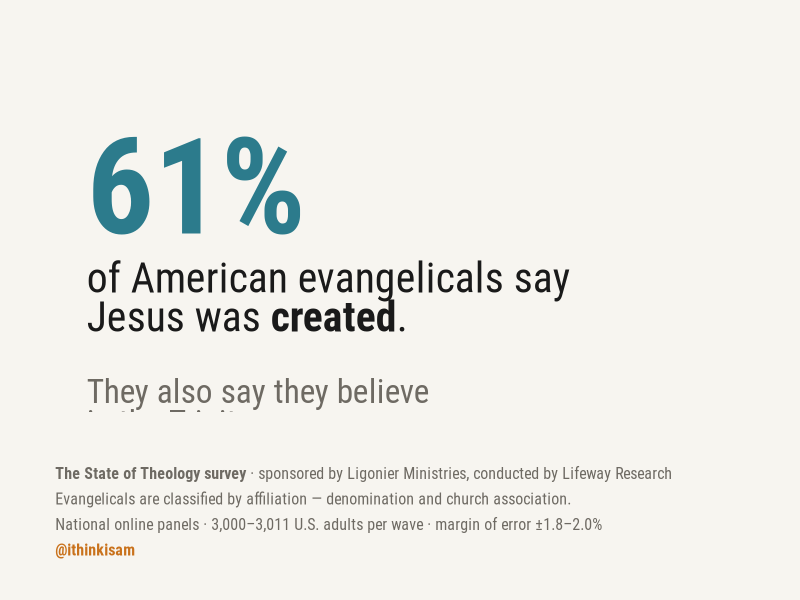
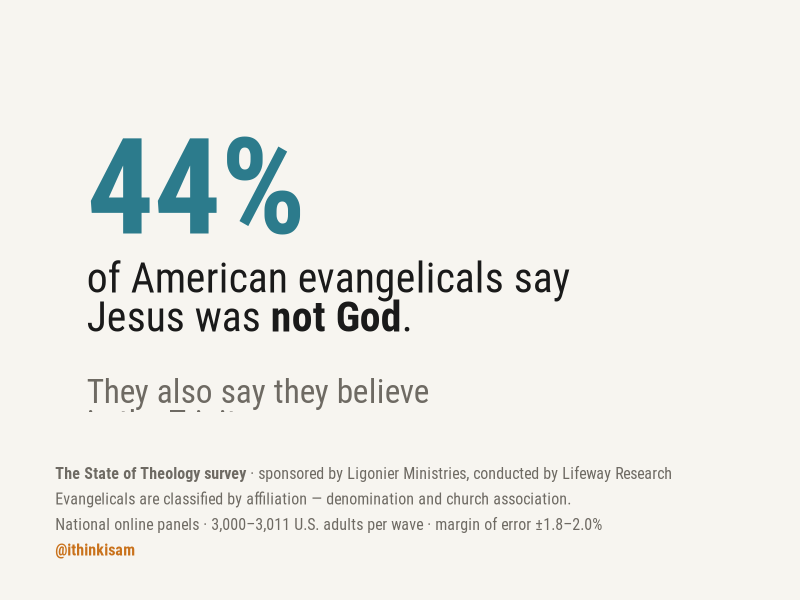
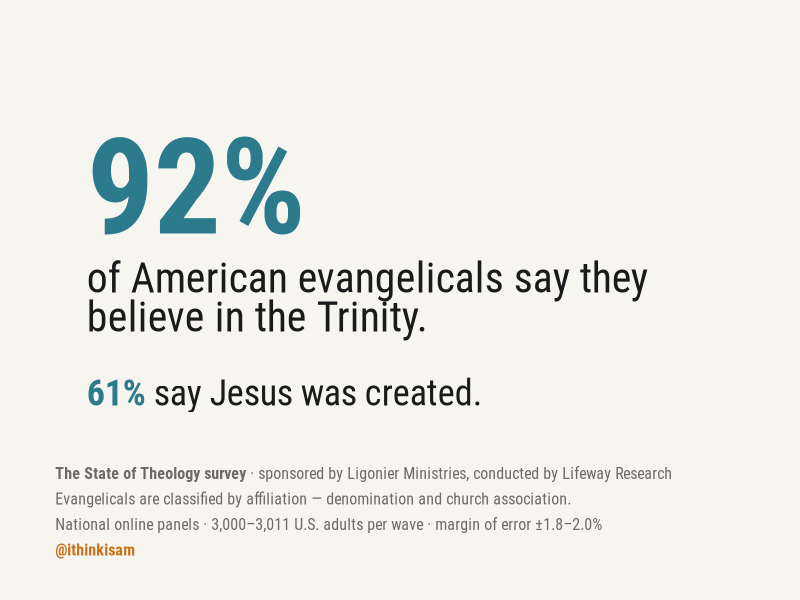
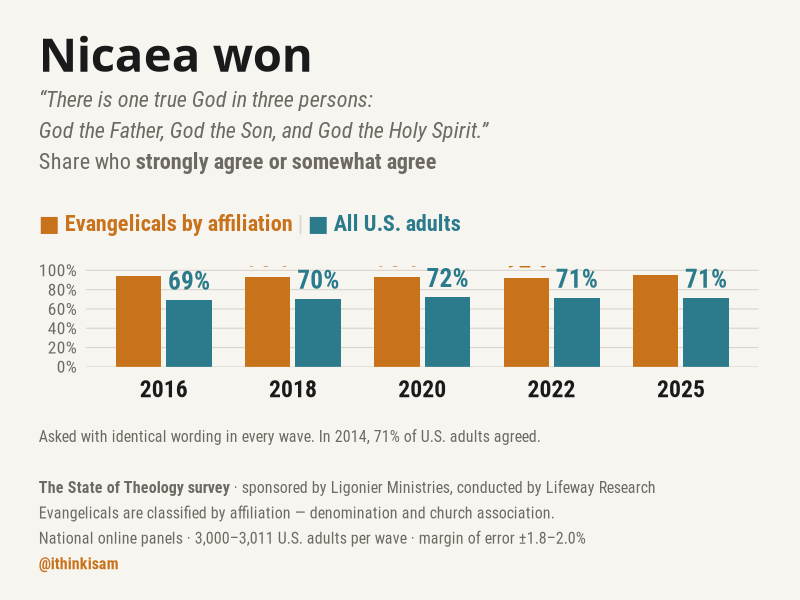
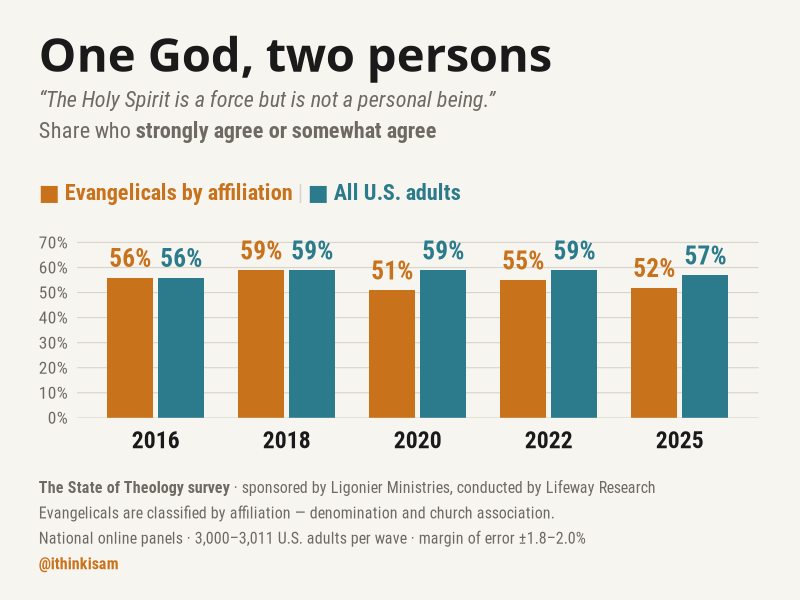
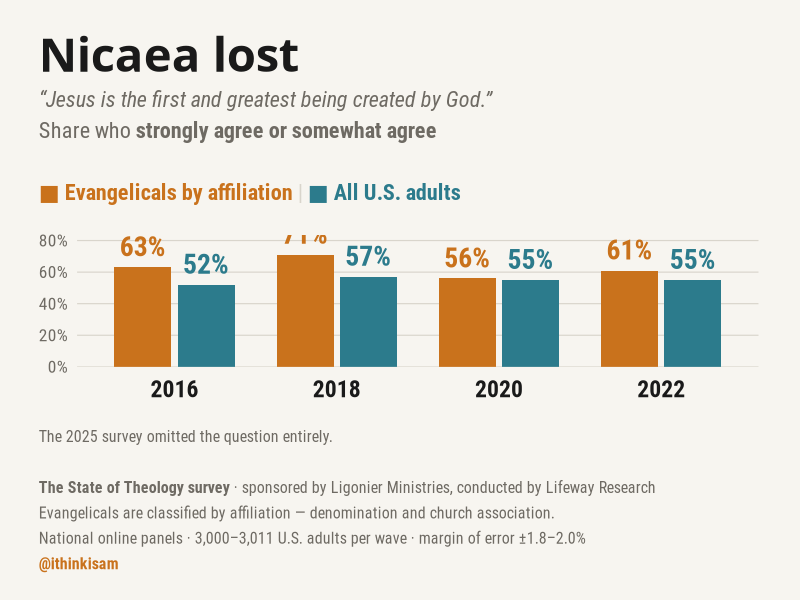
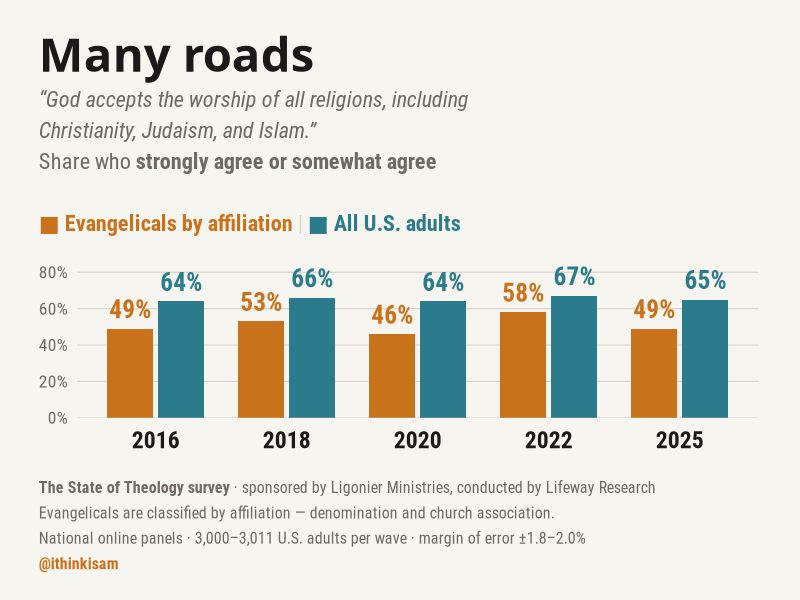
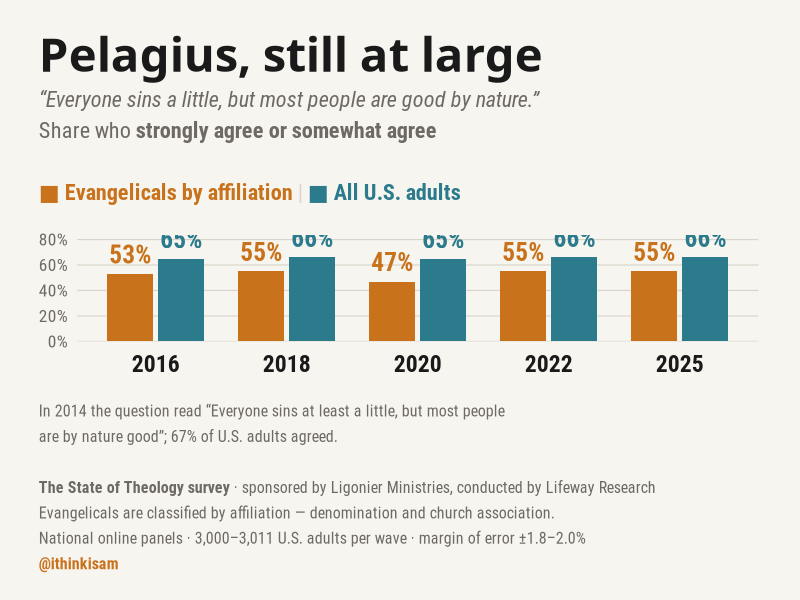

Write the R code that produced these figures, in order.
# ============================================================
# State of Theology carousel  —  @ithinkisam
#
# Fill the NA cells in `dat` as you find them; NA rows are
# dropped automatically, so the script runs at any stage.
# Output 1080 x 1350 (Instagram 4:5) via ragg + system fonts.
# Requires Roboto Condensed + Roboto Slab installed on the OS.
# ============================================================
suppressPackageStartupMessages({
  library(ggplot2); library(dplyr); library(tibble)
  library(forcats); library(ggtext); library(ragg)
})

OUT <- "/mnt/user-data/outputs"

ink <- "#1A1A1A"; paper <- "#F7F5F0"; grid <- "#D9D5CC"
amber <- "#C9721C"; teal <- "#2C7B8C"; muted <- "#6E6A63"
EV <- "Evangelicals by affiliation"; US <- "All U.S. adults"
pal <- c(setNames(amber, EV), setNames(teal, US))

# ============================================================
# DATA.  NA = still needed.
# ============================================================
dat <- tribble(
  ~item,      ~year, ~group, ~pct,
  # --- 1. Trinity ------------------------------------------
  "trinity",  2016, US, 69,   "trinity",  2016, EV, 94,
  "trinity",  2018, US, 70,   "trinity",  2018, EV, 93,
  "trinity",  2020, US, 72,   "trinity",  2020, EV, 93,
  "trinity",  2022, US, 71,   "trinity",  2022, EV, 92,
  "trinity",  2025, US, 71,   "trinity",  2025, EV, 95,
  # --- 2. Holy Spirit as impersonal force ------------------
  "spirit",   2016, US, 56,   "spirit",   2016, EV, 56,
  "spirit",   2018, US, 59,   "spirit",   2018, EV, 59,
  "spirit",   2020, US, 59,   "spirit",   2020, EV, 51,
  "spirit",   2022, US, 59,   "spirit",   2022, EV, 55,
  "spirit",   2025, US, 57,   "spirit",   2025, EV, 52,
  # --- 3. Arianism (dropped from the 2025 survey) ----------
  "arian",    2016, US, 52,   "arian",    2016, EV, 63,
  "arian",    2018, US, 57,   "arian",    2018, EV, 71,
  "arian",    2020, US, 55,   "arian",    2020, EV, 56,
  "arian",    2022, US, 55,   "arian",    2022, EV, 61,
  # --- 4. God accepts worship of all religions -------------
  "religions",2016, US, 64,   "religions",2016, EV, 49,
  "religions",2018, US, 66,   "religions",2018, EV, 53,
  "religions",2020, US, 64,   "religions",2020, EV, 46,
  "religions",2022, US, 67,   "religions",2022, EV, 58,
  "religions",2025, US, 65,   "religions",2025, EV, 49,
  # --- 5. Most people good by nature -----------------------
  "nature",   2016, US, 65,   "nature",   2016, EV, 53,
  "nature",   2018, US, 66,   "nature",   2018, EV, 55,
  "nature",   2020, US, 65,   "nature",   2020, EV, 47,
  "nature",   2022, US, 66,   "nature",   2022, EV, 55,
  "nature",   2025, US, 66,   "nature",   2025, EV, 55,
  # --- 6. Abortion is a sin --------------------------------
  "abortion", 2016, US, 49,   "abortion", 2016, EV, 76,
  "abortion", 2018, US, 52,   "abortion", 2018, EV, 80,
  "abortion", 2020, US, 51,   "abortion", 2020, EV, 76,
  "abortion", 2022, US, 53,   "abortion", 2022, EV, 74,
  "abortion", 2025, US, 49,   "abortion", 2025, EV, 73,
  # --- 7. Sex outside marriage is a sin --------------------
  "sex",      2016, US, 49,   "sex",      2016, EV, 81,
  "sex",      2018, US, 51,   "sex",      2018, EV, 79,
  "sex",      2020, US, 51,   "sex",      2020, EV, 77,
  "sex",      2022, US, 53,   "sex",      2022, EV, 77,
  "sex",      2025, US, 52,   "sex",      2025, EV, 82,
  # --- 8. Bible's condemnation of homosexual behavior ------
  #        shown as % who DISAGREE (the traditional position)
  # --- 9. Jesus was a great teacher, but not God -----------
  "teacher",  2020, US, 52,   "teacher",  2020, EV, 32,
  "teacher",  2022, US, 53,   "teacher",  2022, EV, 44,
  "teacher",  2025, US, 49,   "teacher",  2025, EV, 34,
  # --- 8. Bible's condemnation, % who DISAGREE -------------
  "homo",     2016, US, 44,   "homo",     2016, EV, 72,
  "homo",     2018, US, 41,   "homo",     2018, EV, 73,
  "homo",     2020, US, 44,   "homo",     2020, EV, 72,
  "homo",     2022, US, 42,   "homo",     2022, EV, 65,
  "homo",     2025, US, 46,   "homo",     2025, EV, 74
) |>
  filter(!is.na(pct)) |>
  mutate(group = fct_relevel(group, EV))

# Slide 9: evangelicals by belief, 2022 wave only.
scorecard <- tribble(
  ~statement,                                                  ~pct, ~kind,
  "Sex outside of traditional marriage is a sin",                77, "Ethics",
  "Abortion is a sin",                                           74, "Ethics",
  "The Bible's condemnation of homosexual behavior\ndoesn't apply today \u2014 disagree", 65, "Ethics",
  "Jesus is the first and greatest being created by God",        61, "Doctrine",
  "God accepts the worship of all religions",                    58, "Doctrine",
  "The Holy Spirit is a force but is not a personal being",      55, "Doctrine",
  "Everyone sins a little, but most people are good by nature",  55, "Doctrine",
  "Jesus was a great teacher, but he was not God",               44, "Doctrine"
) |> filter(!is.na(pct))

# ============================================================
# SLIDE COPY
# ============================================================
SRC <- paste0(
  "<b>The State of Theology survey</b> &#183; sponsored by Ligonier Ministries, ",
  "conducted by Lifeway Research<br>",
  "Evangelicals are classified by affiliation \u2014 denomination and church association.<br>",
  "National online panels &#183; 3,000&#8211;3,011 U.S. adults per wave &#183; ",
  "margin of error &#177;1.8&#8211;2.0%<br>",
  "<span style='color:", amber, "'><b>@ithinkisam</b></span>")

items <- list(
  trinity = list(n = 1, file = "1_nicaea_won.png", title = "Nicaea won", star = NA,
    quote = "There is one true God in three persons:<br>God the Father, God the Son, and God the Holy Spirit.",
    series = c(EV, US), lead = NULL,
    notes = c("Asked with identical wording in every wave. In 2014, 71% of U.S. adults agreed.")),

  spirit = list(n = 3, file = "3_one_god_two_persons.png", title = "One God, two persons", star = NA,
    quote = "The Holy Spirit is a force but is not a personal being.",
    series = c(EV, US), lead = NULL,
    notes = character(0)),

  arian = list(n = 2, file = "2_nicaea_lost.png", title = "Nicaea lost", star = NA,
    quote = "Jesus is the first and greatest being created by God.",
    series = c(EV, US), lead = NULL,
    notes = c("The 2025 survey omitted the question entirely.")),

  religions = list(n = 4, file = "4_many_roads.png", title = "Many roads", star = NA,
    quote = "God accepts the worship of all religions, including<br>Christianity, Judaism, and Islam.",
    series = c(EV, US), lead = NULL,
    notes = character(0)),

  nature = list(n = 5, file = "5_pelagius_undefeated.png", title = "Pelagius, still at large", star = NA,
    quote = "Everyone sins a little, but most people are good by nature.",
    series = c(EV, US), lead = NULL,
    notes = c("In 2014 the question read \"Everyone sins at least a little, but most people",
              "are by nature good\"; 67% of U.S. adults agreed.")),

  abortion = list(n = 6, file = "6_abortion.png", title = "Abortion is a sin", star = NA,
    quote = "Abortion is a sin.",
    series = c(EV, US), lead = NULL,
    notes = character(0)),

  sex = list(n = 7, file = "7_sex_outside_marriage.png", title = "Sex outside traditional marriage", star = NA,
    quote = "Sex outside of traditional marriage is a sin.",
    series = c(EV, US), lead = NULL,
    notes = character(0)),

  homo = list(n = 8, file = "8_condemnation.png",
    title = "Biblical authority on sexuality", star = NA,
    quote = "The Bible's condemnation of homosexual behavior<br>doesn't apply today.",
    series = c(EV, US), direction = "disagree", lead = NULL,
    notes = character(0)),

  teacher = list(n = 9, file = "jesus_not_god.png",
    title = "Great teacher, not God", star = NA,
    quote = "Jesus was a great teacher, but he was not God.",
    series = c(EV, US), lead = NULL,
    notes = c("First asked in 2020."))
)

# ============================================================
# THEME
# ============================================================
theme_burge <- function() {
  theme_minimal(base_family = "Roboto Condensed", base_size = 15) +
    theme(
      plot.background   = element_rect(fill = paper, colour = NA),
      panel.background  = element_rect(fill = paper, colour = NA),
      panel.grid.minor  = element_blank(),
      plot.title = element_text(family = "Roboto Slab", face = "bold", size = 34,
                                colour = ink, margin = margin(b = 6)),
      plot.subtitle = element_markdown(family = "Roboto Condensed", size = 16,
                                       colour = muted, lineheight = 1.4,
                                       margin = margin(b = 22)),
      plot.caption = element_markdown(family = "Roboto Condensed", size = 11.5,
                                      colour = muted, hjust = 0, lineheight = 1.6,
                                      margin = margin(t = 20)),
      plot.caption.position = "plot", plot.title.position = "plot",
      axis.title = element_blank(), legend.position = "none",
      plot.margin = margin(28, 30, 20, 28))
}

save_slide <- function(p, file) {
  ggsave(file.path(OUT, file), p, device = ragg::agg_png,
         width = 9, height = 11.25, dpi = 120, bg = paper)
}

# ============================================================
# SLIDES 1-8  (vertical grouped bars by year)
# ============================================================
make_chart <- function(k) {
  it <- items[[k]]
  d <- filter(dat, item == k)
  if (!nrow(d)) return(invisible(NULL))
  d <- mutate(d, lab = if_else(!is.na(it$star) & year == it$star,
                               paste0(pct, "%*"), paste0(pct, "%")))
  yrs <- sort(unique(d$year))
  xlabs <- if (is.na(it$star)) as.character(yrs) else
    ifelse(yrs == it$star, paste0(yrs, "*"), as.character(yrs))
  lsize <- if (length(yrs) >= 6) 5.8 else if (length(yrs) >= 5) 6.4 else
           if (length(yrs) >= 4) 7 else 8

  dirword <- if (!is.null(it$direction)) it$direction else "agree"
  # zero-based always; ceiling sits just above this chart's own data
  ytop <- ceiling(max(d$pct) / 10) * 10
  if (ytop - max(d$pct) < 5) ytop <- ytop + 10
  ystep <- if (ytop >= 80) 20 else 10
  legend <- if (length(it$series) == 2)
    paste0("<span style='color:", amber, "'><b>&#9632; Evangelicals by affiliation</b></span>",
           "<span style='color:", grid, "'> &#124; </span>",
           "<span style='color:", teal, "'><b>&#9632; All U.S. adults</b></span>")
  else paste0("<span style='color:", teal, "'><b>&#9632; All U.S. adults</b></span>")

  sub <- paste0("<i>\"", it$quote, "\"</i><br>",
                "Share who <b>strongly ", dirword, " or somewhat ", dirword, "</b>",
                if (!is.null(it$lead)) paste0("<br>", it$lead) else "",
                "<br><br>", legend)

  p <- ggplot(d, aes(factor(year), pct, fill = group)) +
    geom_col(position = position_dodge2(width = .85, preserve = "single"), width = .78) +
    geom_text(aes(label = lab, colour = group),
              position = position_dodge2(width = .78, preserve = "single"),
              vjust = -.55, family = "Roboto Condensed", fontface = "bold",
              size = lsize, show.legend = FALSE) +
    scale_fill_manual(values = pal) + scale_colour_manual(values = pal) +
    scale_x_discrete(labels = xlabs) +
    scale_y_continuous(limits = c(0, ytop), breaks = seq(0, ytop, ystep),
                       labels = function(x) paste0(x, "%"),
                       expand = expansion(mult = c(0, .04))) +
    labs(title = it$title, subtitle = sub,
         caption = if (length(it$notes))
                     paste0(paste(it$notes, collapse = "<br>"), "<br><br>", SRC)
                   else SRC) +
    theme_burge() +
    theme(panel.grid.major.x = element_blank(),
          panel.grid.major.y = element_line(colour = grid, linewidth = .4),
          axis.text.x = element_text(size = 17, colour = ink, face = "bold",
                                     margin = margin(t = 6)),
          axis.text.y = element_text(size = 12.5, colour = muted))
  save_slide(p, it$file)
}

# ============================================================
# SLIDE 9  (horizontal scorecard, evangelicals 2022)
# ============================================================
make_scorecard <- function() {
  d <- scorecard |>
    mutate(statement = fct_reorder(statement, pct),
           kind = fct_relevel(kind, "Ethics"))

  p <- ggplot(d, aes(pct, statement, fill = kind)) +
    geom_col(width = .68) +
    geom_text(aes(label = paste0(pct, "%"), colour = kind),
              hjust = -0.18, family = "Roboto Condensed",
              fontface = "bold", size = 8, show.legend = FALSE) +
    scale_fill_manual(values = c(Ethics = amber, Doctrine = teal)) +
    scale_colour_manual(values = c(Ethics = amber, Doctrine = teal)) +
    scale_x_continuous(limits = c(0, 118), expand = expansion(mult = c(0, 0))) +
    labs(
      title = "Firmer, but not firm",
      subtitle = paste0(
        "Share of <b>evangelicals by affiliation</b> who strongly agree or somewhat agree, 2022<br>",
        "No statement clears 80%.<br><br>",
        "<span style='color:", amber, "'><b>&#9632; Contested moral issues</b></span>",
        "<span style='color:", grid, "'> &#124; </span>",
        "<span style='color:", teal, "'><b>&#9632; Ancient heresies</b></span>"),
      caption = paste0(
        "Every statement is shown as the survey worded it; all bars are share who agree.<br><br>", SRC)) +
    theme_burge() +
    theme(panel.grid.major.y = element_blank(),
          panel.grid.major.x = element_line(colour = grid, linewidth = .4),
          axis.text.x = element_blank(),
          axis.text.y = element_text(size = 15.5, colour = ink, hjust = 1,
                                     lineheight = 1.1))
  save_slide(p, "9_scorecard.png")
}

# ============================================================
# SLIDE 10  (text card)
# ============================================================
make_textcard <- function() {
  body <- paste0(
    "<span style='font-size:29pt;color:", ink, "'>",
    "<b style='color:", amber, "'>92%</b> of evangelicals confess<br>",
    "one God in three persons.<br><br>",
    "<b style='color:", teal, "'>61%</b> say Jesus was created.<br>",
    "<b style='color:", teal, "'>55%</b> say the Spirit is a force.<br>",
    "<b style='color:", teal, "'>44%</b> say Jesus is not God.",
    "</span><br><br>",
    "<span style='font-size:22pt;color:", ink, "'>",
    "The creed is affirmed, not understood.<br>",
    "Moral positions are held more firmly<br>",
    "than doctrines are grasped.",
    "</span><br><br><br>",
    "<span style='font-size:17pt;color:", muted, "'>",
    "Some of the most vocal evangelical apologists spend their time telling<br>",
    "other traditions they've departed from historic Christianity. This is<br>",
    "what that accusation looks like turned around.<br><br>",
    "No tradition's members hold its teaching perfectly. Matthew 7 tells us<br>",
    "what to do about that: the beam in our own eye before the mote in<br>",
    "our brother's.",
    "</span>")

  p <- ggplot() +
    geom_richtext(aes(x = 0, y = 1, label = body), hjust = 0, vjust = 1,
                  family = "Roboto Condensed", lineheight = 1.5,
                  fill = NA, label.colour = NA, label.padding = unit(0, "pt")) +
    scale_x_continuous(limits = c(0, 1)) + scale_y_continuous(limits = c(0, 1)) +
    labs(title = "Words without weight", caption = SRC) +
    theme_void(base_family = "Roboto Condensed") +
    theme(
      plot.background = element_rect(fill = paper, colour = NA),
      plot.title = element_markdown(family = "Roboto Slab", face = "bold", size = 46,
                                    colour = ink, lineheight = 1.15,
                                    margin = margin(b = 46)),
      plot.caption = element_markdown(size = 11.5, colour = muted, hjust = 0,
                                      lineheight = 1.6, margin = margin(t = 40)),
      plot.title.position = "plot", plot.caption.position = "plot",
      plot.margin = margin(60, 40, 30, 40))
  save_slide(p, "10_thesis.png")
}

# ============================================================
make_hook <- function(file, big, lines, kicker = NULL) {
  body <- paste0(
    "<span style='font-size:96pt;color:", teal, "'><b>", big, "</b></span><br>",
    "<span style='font-size:30pt;color:", ink, "'>", lines, "</span>",
    if (!is.null(kicker))
      paste0("<br><br><br><span style='font-size:24pt;color:", muted, "'>", kicker, "</span>")
    else "")
  p <- ggplot() +
    geom_richtext(aes(x = 0, y = 1, label = body), hjust = 0, vjust = 1,
                  family = "Roboto Condensed", lineheight = 1.45,
                  fill = NA, label.colour = NA, label.padding = unit(0, "pt")) +
    scale_x_continuous(limits = c(0, 1)) + scale_y_continuous(limits = c(0, 1)) +
    labs(caption = SRC) +
    theme_void(base_family = "Roboto Condensed") +
    theme(plot.background = element_rect(fill = paper, colour = NA),
          plot.caption = element_markdown(size = 11.5, colour = muted, hjust = 0,
                                          lineheight = 1.6, margin = margin(t = 40)),
          plot.caption.position = "plot",
          plot.margin = margin(90, 40, 30, 40))
  save_slide(p, file)
}

make_hook("hook_a_created.png", "61%",
  "of American evangelicals say<br>Jesus was <b>created</b>.",
  "They also say they believe<br>in the Trinity.")

make_hook("hook_b_not_god.png", "44%",
  "of American evangelicals say<br>Jesus was <b>not God</b>.",
  "They also say they believe<br>in the Trinity.")

make_hook("hook_c_combined.png", "92%",
  paste0("of American evangelicals say they<br>believe in the Trinity.<br><br>",
         "<span style='font-size:26pt'>",
         "<b style='color:", teal, "'>61%</b> say Jesus was created.<br>",
         "<b style='color:", teal, "'>44%</b> say Jesus was not God.<br>",
         "<b style='color:", teal, "'>55%</b> say the Spirit is a force.</span>"))

invisible(lapply(names(items), make_chart))
make_scorecard()
make_textcard()
cat("done\n")
